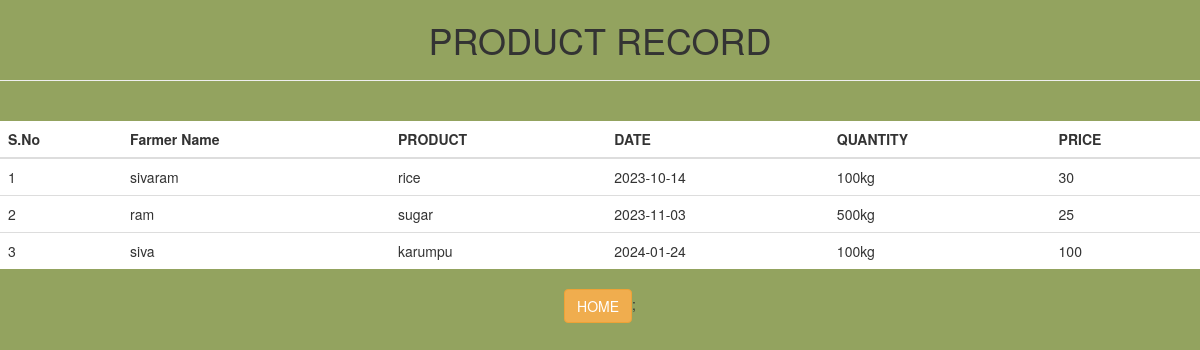
/pro1, run on an earlier commit of the app's database.
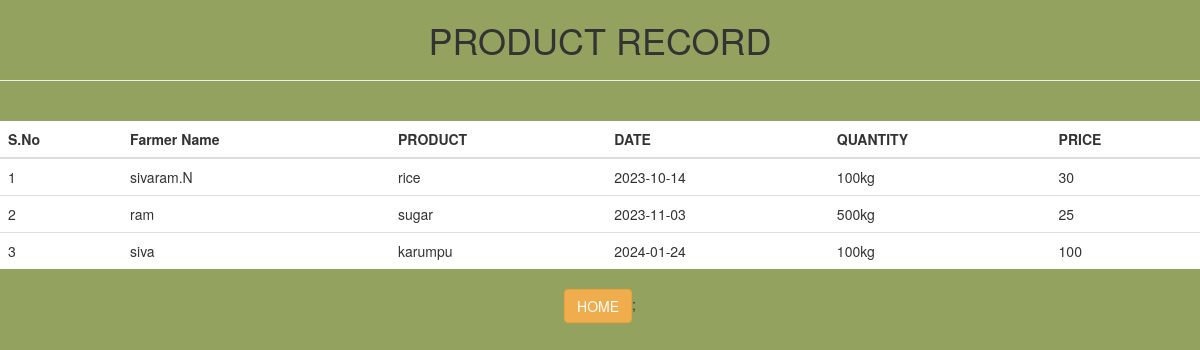
And on a later commit of the database.
### tables this page shows
CREATE TABLE item1(pid integer primary key,
            Name text,products text,Day date,quantity text,price int);

### web.py (the view)
@app.route('/pro1')
def pro1():
    con=sqlite3.connect('data2.db')
    con.row_factory=sqlite3.Row
    cur=con.cursor()
    cur.execute("select  * from item1")
    data=cur.fetchall()
    con.close()
    return render_template('pro1.html',data=data)

### templates/pro1.html (shortened to what this page needs)
<!DOCTYPE html>
<html lang="en">
<head>
 <link rel="stylesheet" href="https://maxcdn.bootstrapcdn.com/bootstrap/3.4.1/css/bootstrap.min.css">
</head>
<body>
    <div class="main">
       <center> <h1>PRODUCT RECORD<hr></h1></center>
        <div align="center"class="table">
            <br>
       <table class="table table-border" >
        <thead>
            <tr>
                <th>S.No</th>
                <th>Farmer Name</th>
                <th>PRODUCT</th>
                <th>DATE</th>
                <th>QUANTITY</th>
                <th>PRICE</th>
                </tr>
        </thead>
       <tbody>
        {% for res in data %}
        {%set i=loop.index %}
        <tr>
            <td>{{i}}</td>
            <td>{{res["Name"]}}</td>
            <td>{{res["products"]}}</td>
            <td>{{res["Day"]}}</td>
            <td>{{res["quantity"]}}</td>
            <td>{{res["price"]}}</td>
            </tr>
        {% endfor %}
       </tbody>
       </table>
       <div>
        <a href="{{url_for('main1')}}"class ="btn btn-warning pull right">HOME</a>;
       </div>
    </div>
   </div>
</body>
</html>

What changed in the data, as far as the page shows it:
changed item1 "rice": Name "sivaram" → "sivaram.N"
